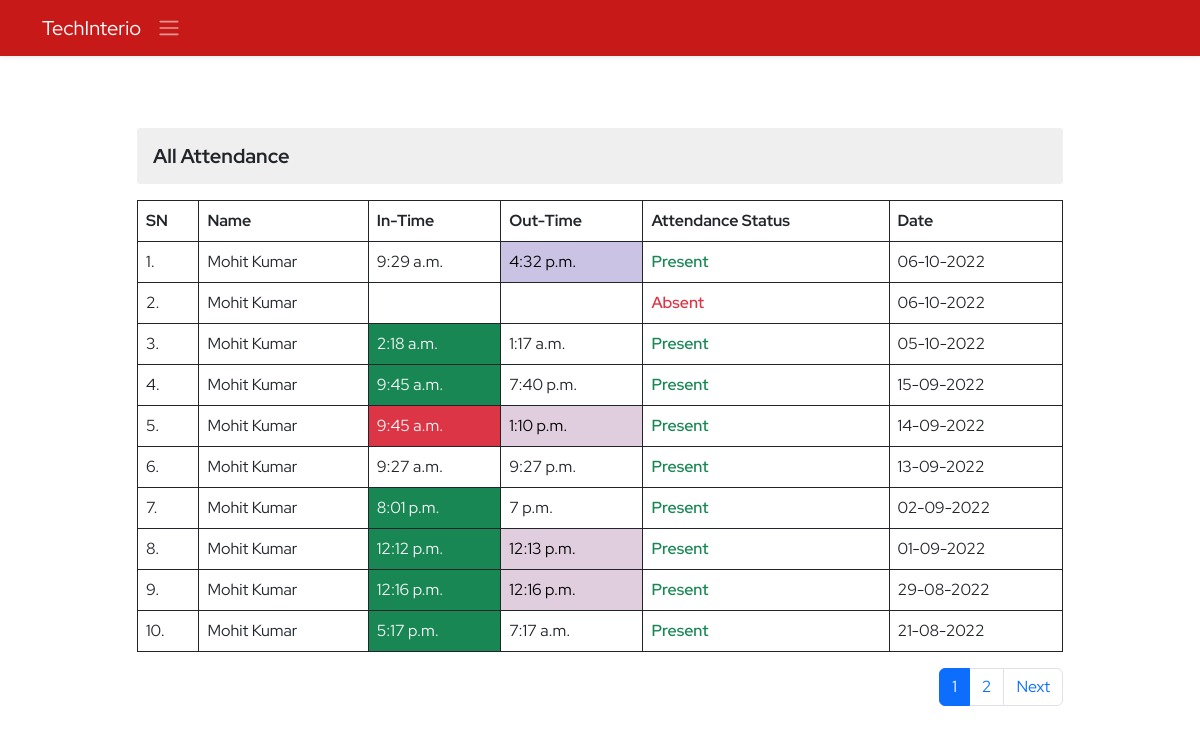
The page /ems/all-attendance/ (signed in) on the database as committed earlier.
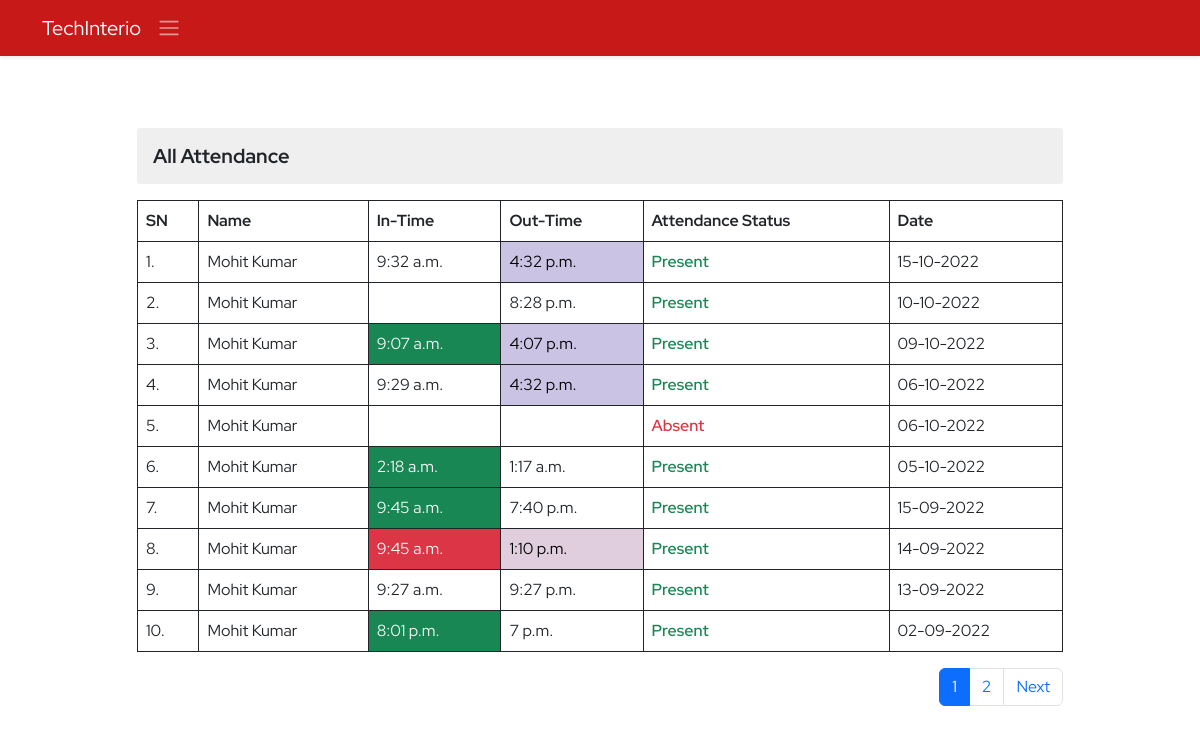
The same page on the database as committed later.
### ems/models.py (models this page shows, shortened)
class Attendance(models.Model):
    employee=models.ForeignKey(Employee,on_delete=models.CASCADE)
    intime=models.TimeField(blank=True, null=True)
    outtime=models.TimeField(blank=True,null=True)
    present=models.BooleanField(default=False)
    date=models.DateField()
    is_late=models.BooleanField(default=False)
    created_at = models.DateTimeField(auto_now_add=True,blank=True,null=True)
    updated_at = models.DateTimeField(auto_now=True,blank=True,null=True)
    @property
    def nocolor(self):
        if self.intime != None:
            split_intime=str(self.intime).split(":")
            intime_hour=int(split_intime[0])
            intime_minute=int(split_intime[1])
            if intime_hour == 9:
                if intime_minute >20 and intime_minute < 45:
                    return True
    @property
    def lightPurple(self):
        if self.outtime != None:
            split_outtime=str(self.outtime).split(":")
            outtime_hour=int(split_outtime[0])
            outtime_minute=int(split_outtime[1])
            if outtime_hour >= 16 and outtime_hour <= 18:
                if outtime_hour == 18 and outtime_minute >20:
                    return False
                return True
    @property
    def OnionPurple(self):
        if self.outtime != None:
            split_outtime=str(self.outtime).split(":")
            outtime_hour=int(split_outtime[0])
            outtime_minute=int(split_outtime[1])
            if outtime_hour >= 8 and outtime_hour <= 16:
                return True
        return False

class Employee(models.Model):
    empid=models.AutoField(primary_key=True)
    employeeid=models.IntegerField(unique=True, null=True, blank=True)
    user=models.OneToOneField(User,on_delete=models.CASCADE)
    name=models.CharField(max_length=50)
    father_name=models.CharField(max_length=50)
    mother_name=models.CharField(max_length=50,null=True,blank=True)
    avtar=models.ImageField(upload_to='employee_profile_images', blank=True , default='profile.jpg')
    dob=models.DateField()
    email=models.EmailField(max_length=100)
    mobile_no=models.IntegerField()
    emergency_mobile_no=models.IntegerField(null=True,blank=True)
    address=models.OneToOneField(Address, on_delete=models.CASCADE,blank=True, null=True,)
    designation=models.CharField(max_length=70,null=True, blank=True)
    role=models.ForeignKey(Role, on_delete=models.SET_NULL,blank=True, null=True,)
    department=models.ForeignKey(Department, on_delete=models.SET_NULL,blank=True, null=True,)
    joining_date=models.DateField(null=True, blank=True)
    status=models.CharField(max_length=15)
    @property
    def imageURL(self):
        try:
            url=self.avtar.url
        except:
            url=''
        return url
    class Meta:
        ordering = ('name',)

### ems/views.py (the view)
# urls.py: path('all-attendance/',allAttendances,name='all-attendance'),
@login_required()
def allAttendances(request):
    context={}
    try:
        if not request.user.is_superuser:
            profile_obj=Employee.objects.get(user=request.user)
            context['profile']=profile_obj
            emp_obj=Employee.objects.get(user=request.user)
            attendances=Attendance.objects.filter(employee=emp_obj).order_by('-date')
            paginator=Paginator(attendances,10)
            page_no=request.GET.get('page')
            total_pages=paginator.page_range
            finalattendances=paginator.get_page(page_no)
            context['attendances']=finalattendances
            context['pages']=total_pages
        else:
            return redirect('ems:ems')
    except Exception as e:
        print('All Attendance of Employee Execption : ',e)
    return render(request,'ems/all_attendances.html',context)

### ems/templates/ems/all_attendances.html (shortened to what this page needs)
{% extends './base.html' %}
{% block body %}
<section class="py-5">
    <div class="container">
        <div class="row d-flex justify-content-center">
            <div class="col-12 col-sm-10">
                <h3 class="derpartment-title my-3">All Attendance</h3>
                <table class="table table-bordered border-dark border-1 ">
                    <tr>
                        <th>SN</th>
                        <th>Name</th>
                        <th>In-Time</th>
                        <th>Out-Time</th>
                        <th>Attendance Status</th>
                        <th class="">Date</th>
                    </tr>
                    {% for item in attendances %}
                    <tr>
                        <td>{{forloop.counter}}.</td>
                        <td>{{item.employee.name}}</td>
                        {% if item.is_late == True %}
                        <td class="bg-danger text-light ">{{item.intime | time}}</td>
                        {% elif item.nocolor == True %}
                        <td class="text-dark ">{{item.intime | time}}</td>
                        {% elif item.intime %}
                        <td class="bg-success text-light ">{{item.intime | time}}</td>
                        {% else %}
                        <td></td>
                        {% endif %}
                        {% if item.lightPurple == True %}
                        <td class="light-purple ">{{item.outtime | time}}</td>
                        {% elif item.OnionPurple %}
                        <td class="onion-purple">{{item.outtime | time}}</td>
                        {% else %}
                        <td>{{item.outtime | time}} </td>
                        {% endif %}
                        {% if item.present %}
                        <td class="text-success fw-semibold ">Present</td>
                        {% else %}
                        <td class="text-danger fw-semibold ">Absent</td>
                        {% endif %}
                        <td>{{item.date | date:"d-m-Y"}}</td>
                    </tr>
                    {% endfor %}
                </table>
                <nav aria-label="Page navigation example">
                    <ul class="pagination justify-content-end">
                        {% if pages %}
                        {% for p in pages %}
                        {% if p == attendances.number %}
                        <li class="page-item active" aria-current="page"><a class="page-link "
                                href="?page={{p}}">{{p}}</a></li>
                        {% else %}
                        <li class="page-item "><a class="page-link" href="?page={{p}}">{{p}}</a></li>
                        {% endif %}
                        {% endfor %}
                        {% endif %}
                        {% if attendances.has_next %}
                        <li class="page-item">
                            <a class="page-link" href="?page={{attendances.next_page_number}}">Next</a>
                        </li>
                        {% endif %}
                    </ul>
                </nav>
            </div>
        </div>
    </div>
</section>
{% endblock %}

Rows that differ between the two databases and show on the page:
no longer on this page (row unchanged): Attendance: employee.name "Mohit Kumar", intime "12:12 p.m.", outtime "12:13 p.m.", present "Present", date "01-09-2022"
no longer on this page (row unchanged): Attendance: employee.name "Mohit Kumar", intime "12:16 p.m.", outtime "12:16 p.m.", present "Present", date "29-08-2022"
no longer on this page (row unchanged): Attendance: employee.name "Mohit Kumar", intime "5:17 p.m.", outtime "7:17 a.m.", present "Present", date "21-08-2022"
added Attendance: employee.name "Mohit Kumar", intime "9:32 a.m.", outtime "4:32 p.m.", present "Present", date "15-10-2022"
added Attendance: employee.name "Mohit Kumar", is_late False (drawn), outtime "8:28 p.m.", present "Present", date "10-10-2022"
added Attendance: employee.name "Mohit Kumar", intime "9:07 a.m.", outtime "4:07 p.m.", present "Present", date "09-10-2022"
